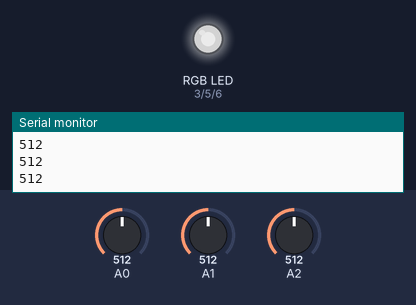
Bench run of a sketch on a simulated Arduino Uno, built with avr-gcc and run on an emulated ATmega328P. Parts: an RGB LED mixed from three pins (HIGH = lit), the last lines printed to the serial monitor. Inputs (shaded band) come from the test bench; at power-on: A0 = 512, A1 = 512, A2 = 512. Dim RGB values are drawn brighter than linear.

Above: at 1.2 s.
1.3 s: A0 set to 306
At 2.5 s:
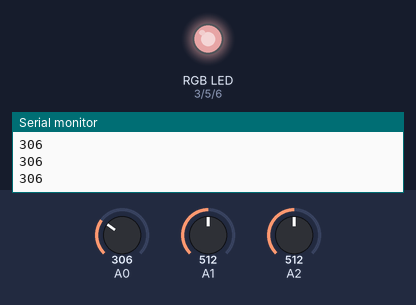
2.8 s: A1 set to 306
At 3.9 s:
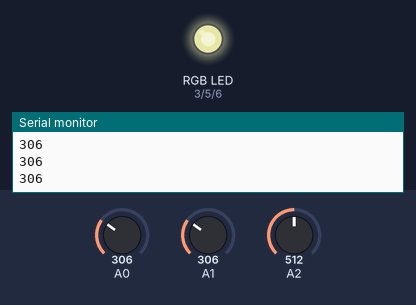
4.3 s: A2 set to 306
At 4.9 s:
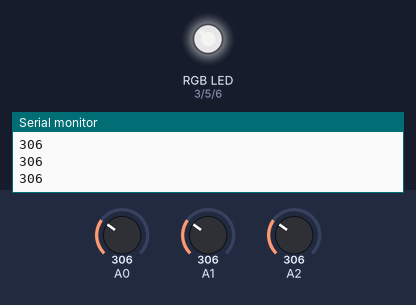
5.8 s: A0 set to 122
At 6.2 s:
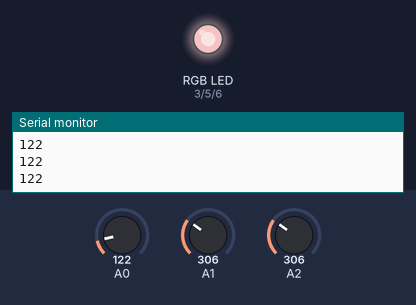
7.3 s: A1 set to 122
At 8.4 s:
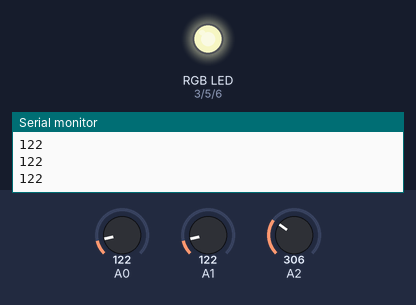
8.8 s: A2 set to 122
At 9.7 s:
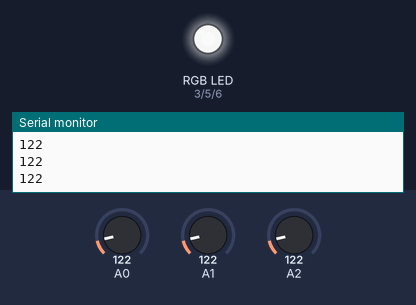
Timing chart, 0 to 11.3 s (numbered marks = the images above; inputs shaded):
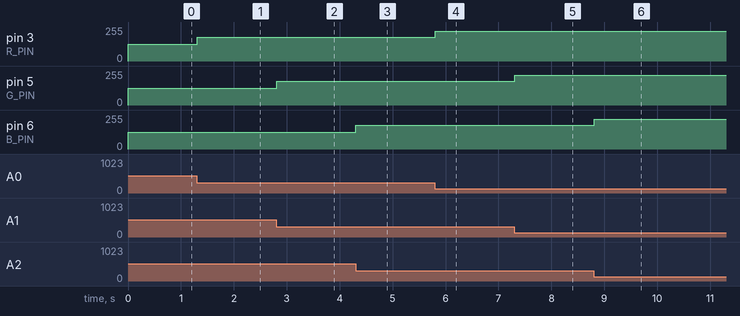

The sketch:

Potansiyometre_RGB_LED.ino
```cpp
int R_PIN = 3;
int G_PIN = 5;
int B_PIN = 6;

int potR = 0 ;
int potG = 0 ;
int potB = 0 ;

float ratio = (float) 1023 / 255;

int valueR = 0;
int valueG = 0;
int valueB = 0;

void setup() {
  pinMode(A0, INPUT);
  pinMode(A1, INPUT);
  pinMode(A2, INPUT);

  pinMode(R_PIN, OUTPUT);
  pinMode(G_PIN, OUTPUT);
  pinMode(B_PIN, OUTPUT);

  Serial.begin(9600);

  analogWrite(R_PIN, 255);
  analogWrite(G_PIN, 255);
  analogWrite(B_PIN, 255);
}

void loop() {
  potR = analogRead(A0);
  potG = analogRead(A1);
  potB = analogRead(A2);

  if (potR < 10){
    potR = 0;
  }

  if (potG < 10){
    potG = 0;
  }

  if (potB < 10){
    potB = 0;
  }

  Serial.println(potR);
  valueR = 255 - potR / ratio;
  valueG = 255 - potG / ratio;
  valueB = 255 - potB / ratio;


  analogWrite(R_PIN, valueR);
  analogWrite(G_PIN, valueG);
  analogWrite(B_PIN, valueB);
}
```

Measured:
- after the input at 1.3 s, pin 3 (R_PIN): 127/255 → 178/255 at once
- after the input at 2.8 s, pin 5 (G_PIN): 127/255 → 178/255 at once
- after the input at 4.3 s, pin 6 (B_PIN): 127/255 → 178/255 at once
- after the input at 5.8 s, pin 3 (R_PIN): 178/255 → 224/255 at once
- after the input at 7.3 s, pin 5 (G_PIN): 178/255 → 224/255 at once
- after the input at 8.8 s, pin 6 (B_PIN): 178/255 → 224/255 at once
